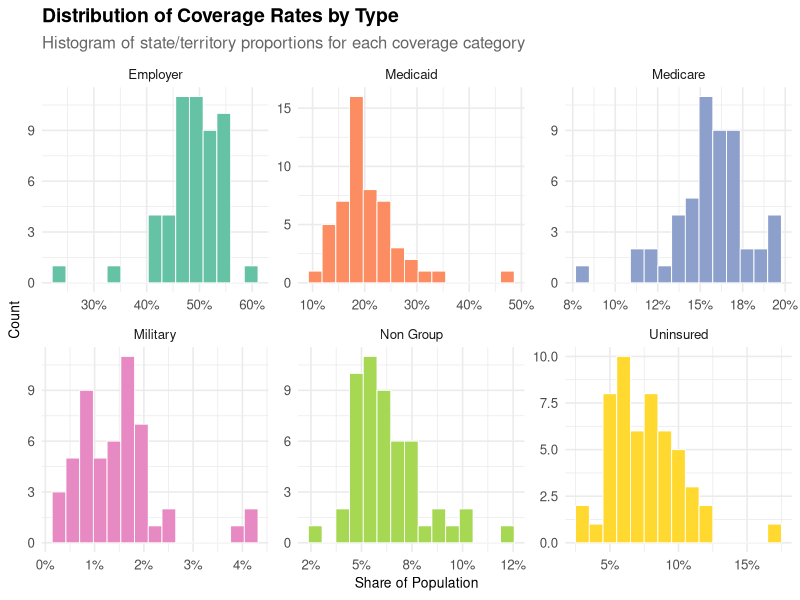
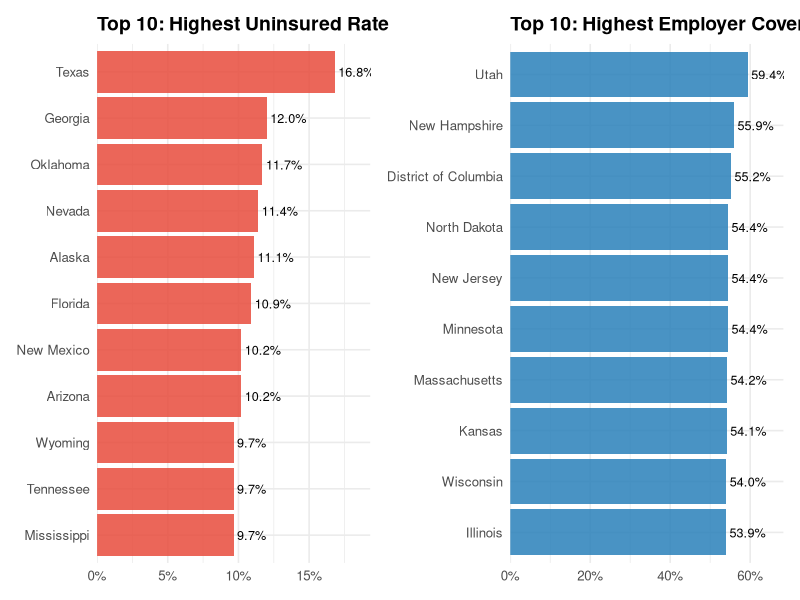
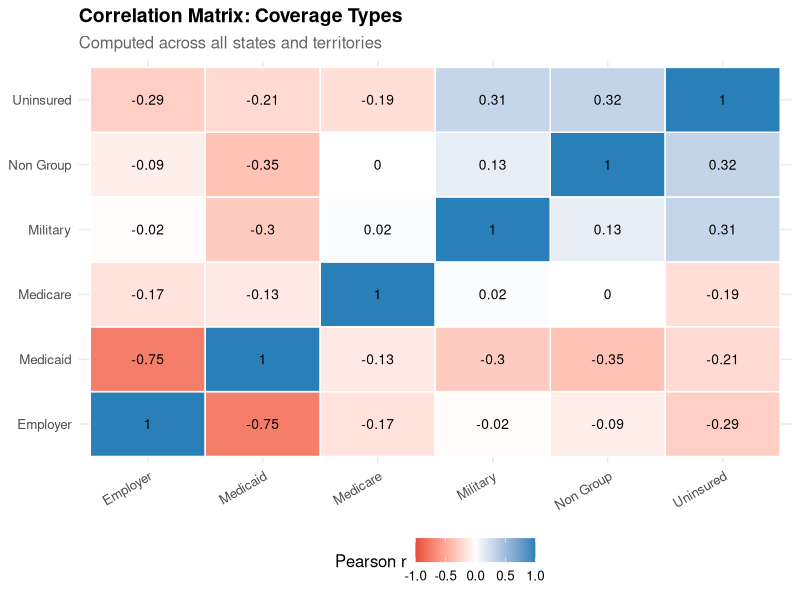
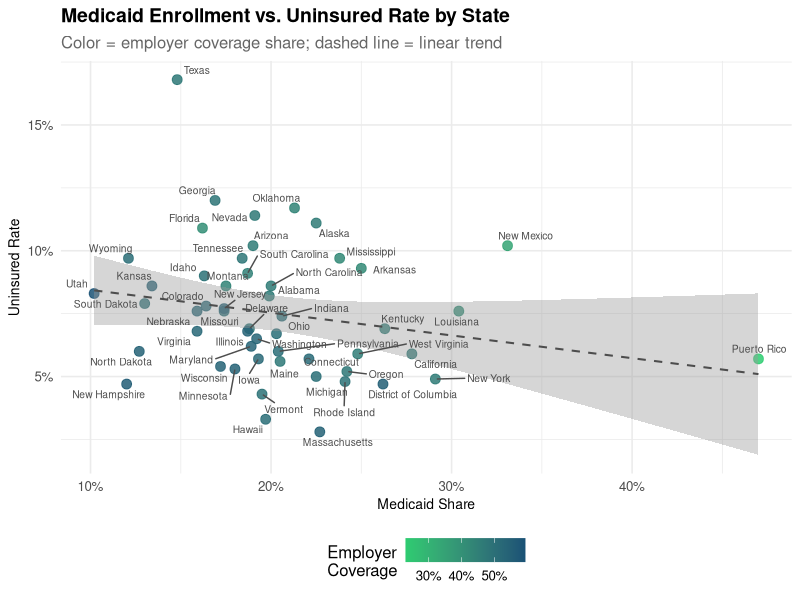

The R script that drew these images, in order:
## ---- chunk 1
library(ggplot2)
library(dplyr)
library(tidyr)
library(readr)
library(stringr)
library(forcats)
library(scales)
library(ggrepel)
library(patchwork)
library(tibble)

theme_set(
  theme_minimal(base_size = 12) +
    theme(
      plot.title    = element_text(face = "bold", size = 14),
      plot.subtitle = element_text(color = "grey40"),
      axis.title    = element_text(size = 10),
      legend.position = "bottom"
    )
)
## ---- chunk 2
raw_coverage <- read_csv("../data/raw/Heathcare_Coverage_US.csv")

df <- raw_coverage %>%
  select(-Total) %>%
  filter(!is.na(Location), !str_starts(Location, "Notes")) %>%
  drop_na(Employer) %>%
  rename_with(~ c("location", "employer", "non_group", "medicaid",
                  "medicare", "military", "uninsured"), everything())

# Separate national from state-level (territories)
national <- df |> filter(location == "United States")
states   <- df |> filter(location != "United States")
## ---- chunk 3
glimpse(states)
## ---- chunk 4
stats_tbl <- states %>%
  select(-location) %>%
  pivot_longer(everything(), names_to = "coverage_type", values_to = "value") %>%
  group_by(coverage_type) %>%
  summarise(Mean   = mean(value),
    Median = median(value),
    SD     = sd(value),
    Min    = min(value),
    Max    = max(value),
    .groups = "drop") %>% 
  mutate(coverage_type = str_to_title(str_replace_all(coverage_type, "_", " ")),
    across(where(is.numeric), ~ percent(.x, accuracy = 0.1))) %>%
  arrange(desc(Mean)) %>%
  rename("Coverage Type" = coverage_type)

knitr::kable(stats_tbl, align = "lrrrrr",
             caption = "Summary statistics by coverage type (states & territories)")
## ---- chunk 5
#| fig-height: 7

states %>%
  pivot_longer(-location, names_to = "type", values_to = "pct") %>%
  mutate(type = str_to_title(str_replace_all(type, "_", " "))) %>%
  ggplot(aes(x = pct, fill = type)) +
  geom_histogram(bins = 15, color = "white", linewidth = 0.3) +
  facet_wrap(~ type, scales = "free", ncol = 3) +
  scale_x_continuous(labels = percent_format(accuracy = 1)) +
  scale_fill_brewer(palette = "Set2") +
  labs(title    = "Distribution of Coverage Rates by Type",
    subtitle = "Histogram of state/territory proportions for each coverage category",
    x = "Share of Population", y = "Count") +
  theme(legend.position = "none")
## ---- chunk 6
#| fig-cap: "Top 10 states ranked by uninsured rate (left) and employer coverage (right)"

make_ranked_plot <- function(col, n = 10, title, fill_col) {
  states |>
    select(location, value = {{ col }}) |>
    slice_max(value, n = n) |>
    mutate(location = fct_reorder(location, value)) |>
    ggplot(aes(x = value, y = location)) +
    geom_col(fill = fill_col, alpha = 0.85) +
    geom_text(aes(label = percent(value, accuracy = 0.1)),
              hjust = -0.1, size = 3.2) +
    scale_x_continuous(labels = percent_format(accuracy = 1),
                       expand = expansion(mult = c(0, 0.15))) +
    labs(title = title, x = NULL, y = NULL)
}

p3a <- make_ranked_plot(uninsured, 10, "Top 10: Highest Uninsured Rate",   "#E74C3C")
p3b <- make_ranked_plot(employer,  10, "Top 10: Highest Employer Coverage", "#2980B9")

p3a | p3b
## ---- chunk 7
#| fig-height: 7

cor_mat <- states %>%
  select(-location) %>%
  cor() %>%
  as.data.frame() %>%
  rownames_to_column("var1") %>%
  pivot_longer(-var1, names_to = "var2", values_to = "corr") %>%
  mutate(
    var1 = str_to_title(str_replace_all(var1, "_", " ")),
    var2 = str_to_title(str_replace_all(var2, "_", " "))
  )

ggplot(cor_mat, aes(x = var1, y = var2, fill = corr)) +
  geom_tile(color = "white", linewidth = 0.5) +
  geom_text(aes(label = round(corr, 2)), size = 3.5) +
  scale_fill_gradient2(low = "#E74C3C", mid = "white", high = "#2980B9",
                       midpoint = 0, limits = c(-1, 1),
                       name = "Pearson r") +
  labs(
    title    = "Correlation Matrix: Coverage Types",
    subtitle = "Computed across all states and territories",
    x = NULL, y = NULL
  ) +
  theme(axis.text.x = element_text(angle = 30, hjust = 1))
## ---- chunk 8
#| fig-height: 6.5

states %>%
  ggplot(aes(x = medicaid, y = uninsured, label = location)) +
  geom_point(aes(color = employer), size = 3, alpha = 0.85) +
  geom_smooth(method = "lm", se = TRUE, color = "grey30",
              linetype = "dashed", linewidth = 0.7) +
  geom_text_repel(size = 2.6, max.overlaps = 20, color = "grey30") +
  scale_color_gradient(low = "#2ECC71", high = "#1A5276",
                       labels = percent_format(accuracy = 1),
                       name   = "Employer\nCoverage") +
  scale_x_continuous(labels = percent_format(accuracy = 1)) +
  scale_y_continuous(labels = percent_format(accuracy = 1)) +
  labs(
    title    = "Medicaid Enrollment vs. Uninsured Rate by State",
    subtitle = "Color = employer coverage share; dashed line = linear trend",
    x = "Medicaid Share", y = "Uninsured Rate"
  )
## ---- chunk 9
#| label: findings
#| echo: false

top_uninsured    <- states |> slice_max(uninsured, n = 3) |> pull(location)
bottom_uninsured <- states |> slice_min(uninsured, n = 3) |> pull(location)
top_medicaid     <- states |> slice_max(medicaid,  n = 3) |> pull(location)
top_employer     <- states |> slice_max(employer,  n = 3) |> pull(location)
